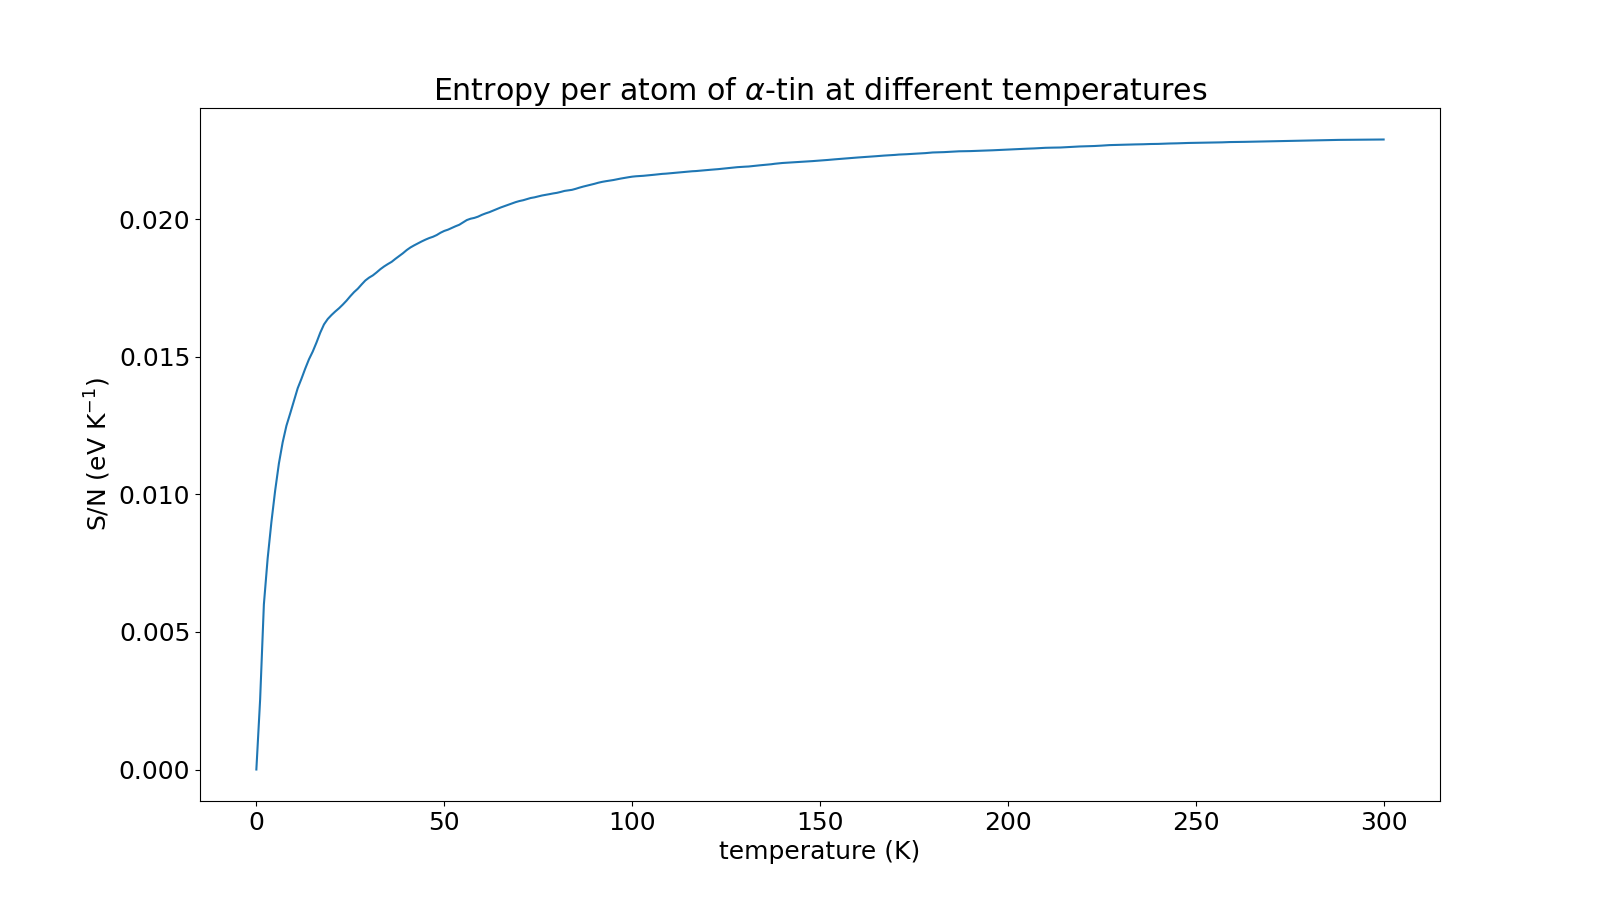

Source code (Python):
import observables
import matplotlib.pyplot as plt
import numpy as np
import pandas as pd


cp_pd = pd.read_csv("heat_capacity_vs_T.csv")
cp_list = np.array(cp_pd["Cp"])


def S(cp_list, T):
    # trapezoidal rule
    integrand = cp_list / np.arange(1, 301)
    integrand = np.insert(np.array(integrand), 0 , 0)
    entropy = np.sum(integrand[:T+1]) - integrand[T] / 2
    # convert from J K^-1 g^-1 to eV K^-1 per atom
    entropy *= 118.71 / 6.02214e23 / 1.602176e-19
    return entropy

S_list = []
for T in range(301):
    S_list.append(S(cp_list, T))

# print(S_list)

def plot():
    plt.rcParams.update({'font.size': 18})
    fig = plt.figure(figsize = (16, 9))
    ax = fig.gca()
    ax.set_title(rf"Entropy per atom of $\alpha$-tin at different temperatures")
    ax.set_xlabel("temperature (K)")
    ax.set_ylabel(r"S/N (eV K$^{-1}$)")
    ax.plot(range(301), S_list)
    ax.ticklabel_format(useOffset=False, style='plain')
    fig.savefig(f"S_vs_T.png")


def output():
    S_pd = []
    for T in range(301):
        S_pd.append({"temperature": T, "S": S_list[T]})
        df = pd.DataFrame(S_pd)
        df.to_csv("S_vs_T.csv", index=False)

plot()
output()

